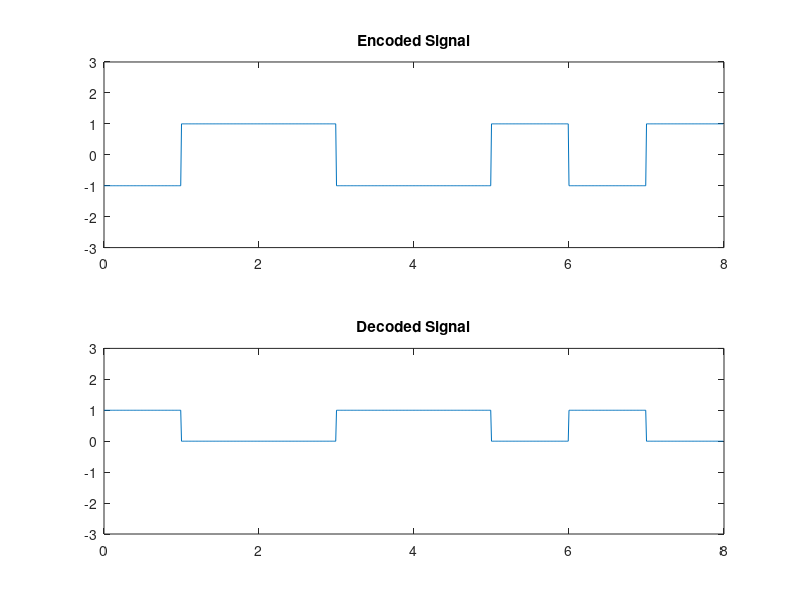

Write MATLAB code to recreate this figure.
clc;
clear all;
close all;
%Encode :
% 0 -> 1
% 1 -> -1
data = [1 0 0 1 1 0 1 0];
point = 100;

%Encoded_Signal
encoded_signal = zeros(1,length(data)*point);
for i=1:length(data)
    if data(i)==1
        encoded_signal((i-1)*point+1:i*point) = -1;
    else
        encoded_signal((i-1)*point+1:i*point) = 1;
    end
end

size = 0:1/point:length(data)-1/point;

subplot(2,1,1);
plot(size,encoded_signal);
title('Encoded Signal');
ylim([-3,3]);

%Decoded_Signal
decoded_signal = zeros(1,length(encoded_signal));
for i=1:length(encoded_signal)
    if encoded_signal(i)==-1
        decoded_signal(i) = 1;
    else
        decoded_signal(i) = 0;
    end
end
    
subplot(2,1,2);
plot(size,decoded_signal);
title('Decoded Signal');
ylim([-3,3]);
